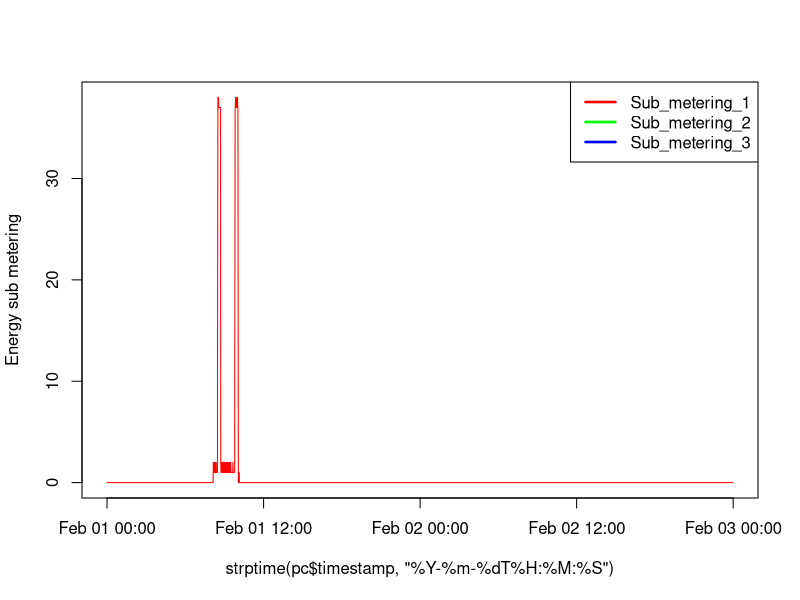

Generate this figure with R:
## I have already filtered the necesary data for two days

pc <- read.csv("household_power_consumption.csv", header=TRUE, sep=";", na.string="?", colClasses=c("character", "character", "numeric", "numeric", "numeric", "numeric", "numeric", "numeric", "numeric"))
pc <- within(pc, { timestamp=paste(format(as.Date(Date,format("%d/%m/%Y")),"%Y-%m-%d"),"T",Time, sep="") })
plot(strptime(pc$timestamp, "%Y-%m-%dT%H:%M:%S"),pc$Sub_metering_1, ylab="Energy sub metering", type="l", col='red')
lines(pc$Sub_metering_2, col='green')
lines(pc$Sub_metering_3, col='blue')
legend("topright",c("Sub_metering_1","Sub_metering_2", "Sub_metering_3"),lty=c(1,1,1),lwd=c(2.5,2.5,2.5),col=c("red","green","blue"))
## axis(1, at=1:6, lab=c("Thu","Thu","Thu","Fri","Fri","Sat"))
dev.copy(png, file="plot3.png")
dev.off()
